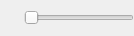
<?xml version="1.0" encoding="UTF-8"?>
<ui version="4.0">
 <class>VolumeSlider</class>
 <widget class="QWidget" name="VolumeSlider">
  <property name="geometry">
   <rect>
    <x>0</x>
    <y>0</y>
    <width>134</width>
    <height>36</height>
   </rect>
  </property>
  <property name="sizePolicy">
   <sizepolicy hsizetype="Minimum" vsizetype="Preferred">
    <horstretch>0</horstretch>
    <verstretch>0</verstretch>
   </sizepolicy>
  </property>
  <property name="windowTitle">
   <string>Form</string>
  </property>
  <layout class="QHBoxLayout" name="horizontalLayout">
   <property name="spacing">
    <number>0</number>
   </property>
   <property name="margin">
    <number>0</number>
   </property>
   <item>
    <widget class="QToolButton" name="muteButton">
     <property name="text">
      <string notr="true"/>
     </property>
     <property name="autoRaise">
      <bool>true</bool>
     </property>
    </widget>
   </item>
   <item>
    <widget class="QSlider" name="slider">
     <property name="sizePolicy">
      <sizepolicy hsizetype="Preferred" vsizetype="Fixed">
       <horstretch>0</horstretch>
       <verstretch>0</verstretch>
      </sizepolicy>
     </property>
     <property name="maximum">
      <number>100</number>
     </property>
     <property name="singleStep">
      <number>1</number>
     </property>
     <property name="pageStep">
      <number>5</number>
     </property>
     <property name="orientation">
      <enum>Qt::Horizontal</enum>
     </property>
     <property name="tickPosition">
      <enum>QSlider::NoTicks</enum>
     </property>
     <property name="tickInterval">
      <number>25</number>
     </property>
    </widget>
   </item>
  </layout>
 </widget>
 <resources/>
 <connections/>
</ui>
